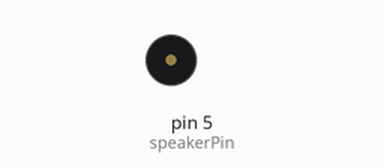
The sketch below on a simulated Arduino Uno, built with avr-gcc and run on an emulated ATmega328P. Shown: buzzer (waves = sounding). Random numbers use the default seed unless the sketch sets one.

Above: at 1.2 s.
Timing chart, 0 to 40.0 s (numbered marks = the images above):
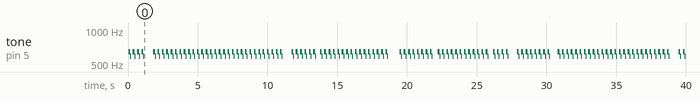

Measured:
- by itself, tone on pin 5 (speakerPin): plays 639 Hz for 0.12 s, 585 Hz for 0.04 s, 639 Hz for 0.12 s, 585 Hz for 0.04 s, 639 Hz for 0.12 s, 585 Hz for 0.04 s … (232 notes in this stretch)

The sketch:

Grilo.ino
```cpp
const int speakerPin = 5;
//const int sensorPin = 0;

const int highChirp = 20;
const int lowChirp = 14;

const int chirpCycle = 70;
const int chirpPause = 8;
const int numChirps = 10;
const int midChirp = 150;
const int skittish = 5000;

void setup() {
	pinMode(speakerPin, OUTPUT);
	//pinMode(sensorPin, INPUT);
}

void chirp() {
	for (int i=1; i<=numChirps; i++) {
		for (int j=1; j<=highChirp; j++) {
			digitalWrite(speakerPin, HIGH);
			delayMicroseconds(chirpCycle * 10);
			digitalWrite(speakerPin, LOW);
			delayMicroseconds(1000-(chirpCycle * 10));
		}
		digitalWrite(speakerPin, LOW);
		if (i==numChirps/2) delay(midChirp);
		else delay(lowChirp);

	}
	if ((random(chirpPause)) == 1) delay(random(200,1000));
	else delay(midChirp);
}

void loop() {

	//while(analogRead(sensorPin) <= 64) {
		chirp();
	//}
}
```
